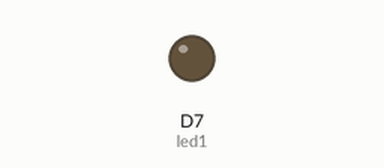
Simulated run of this sketch. Board: ESP8266 (NodeMCU). Shown: output pins drawn as LEDs (lit = HIGH).

Above: at 1.8 s.
At 8.2 s:
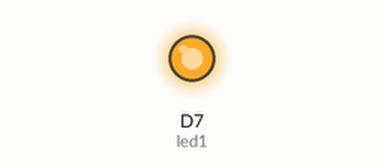
Timing chart, 0 to 17.9 s (numbered marks = the images above):
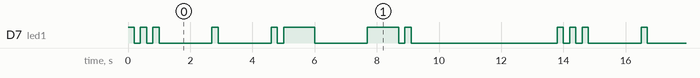

Measured:
- by itself, D7 (led1): repeats every 13.8 s: 2 × (LOW 0.20 s, HIGH 0.20 s), 2 × (LOW 1.7 s, HIGH 0.20 s), LOW 0.20 s, HIGH 1.0 s, LOW 1.7 s, HIGH 1.0 s, LOW 0.20 s, HIGH 0.20 s, LOW 4.7 s, HIGH 0.20 s
- by itself, everything shown: repeats every 13.8 s, in 16 steps

The sketch:

blinkname.ino
```cpp
int led1 = D7; //set digital pin 7 to var "led1"
int dotTime = 200; // time for a dot
int dashTime = 1000; // time for a dash
int spaceTime = 1500; //time for a space
int stopTime = 3000; // time for end of message before repeat

void setup() {

    pinMode(led1, OUTPUT); //set the led pin to be an output pin
}

void loop() {

    //S
    dot(led1);
    dot(led1);
    dot(led1);
    space();
    //E
    dot(led1);
    space();
    //A
    dot(led1);
    dash(led1);
    space();
    //N
    dash(led1);
    dot(led1);
    space();
    // stop
    stop();

}

//function used to produce a dot in morse code

int dot(int LED) {

    digitalWrite(LED, HIGH);
    delay(dotTime);
    digitalWrite(LED, LOW);
    delay(dotTime);
}

//function used to produce a dash in morse code

int dash(int LED) {

    digitalWrite(LED, HIGH);
    delay(dashTime);
    digitalWrite(LED, LOW);
    delay(dotTime);
}

// function used for a space between letters

int space() {
    delay(spaceTime);
}

// function used to add time for a stop at the end of a message

int stop() {
    delay(stopTime);
}
```
